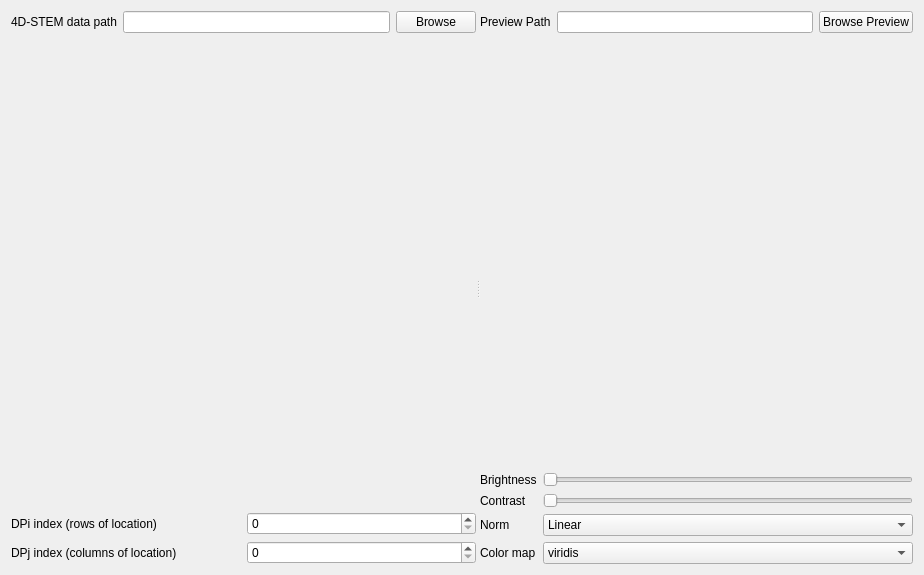
<?xml version="1.0" encoding="UTF-8"?>
<ui version="4.0">
 <class>Form</class>
 <widget class="QWidget" name="Form">
  <property name="geometry">
   <rect>
    <x>0</x>
    <y>0</y>
    <width>924</width>
    <height>575</height>
   </rect>
  </property>
  <property name="windowTitle">
   <string>Form</string>
  </property>
  <layout class="QVBoxLayout" name="verticalLayout_5">
   <item>
    <widget class="QSplitter" name="splitter">
     <property name="orientation">
      <enum>Qt::Horizontal</enum>
     </property>
     <widget class="QWidget" name="layoutWidget">
      <layout class="QVBoxLayout" name="verticalLayout_3" stretch="0,1,0">
       <item>
        <layout class="QHBoxLayout" name="horizontalLayout">
         <item>
          <widget class="QLabel" name="label">
           <property name="text">
            <string>4D-STEM data path</string>
           </property>
          </widget>
         </item>
         <item>
          <widget class="QLineEdit" name="lineEdit_data_path"/>
         </item>
         <item>
          <widget class="QPushButton" name="pushButton_browse">
           <property name="text">
            <string>Browse</string>
           </property>
          </widget>
         </item>
        </layout>
       </item>
       <item>
        <widget class="WidgetPlotDP" name="widget_dp" native="true"/>
       </item>
       <item>
        <layout class="QHBoxLayout" name="horizontalLayout_3">
         <item>
          <layout class="QVBoxLayout" name="verticalLayout">
           <item>
            <widget class="QLabel" name="label_2">
             <property name="text">
              <string>DPi index (rows of location)</string>
             </property>
            </widget>
           </item>
           <item>
            <widget class="QLabel" name="label_3">
             <property name="text">
              <string>DPj index (columns of location)</string>
             </property>
            </widget>
           </item>
          </layout>
         </item>
         <item>
          <layout class="QVBoxLayout" name="verticalLayout_2">
           <item>
            <widget class="QSpinBox" name="spinBox_scan_ii"/>
           </item>
           <item>
            <widget class="QSpinBox" name="spinBox_scan_jj"/>
           </item>
          </layout>
         </item>
        </layout>
       </item>
      </layout>
     </widget>
     <widget class="QWidget" name="">
      <layout class="QVBoxLayout" name="verticalLayout_4" stretch="0,1,0">
       <item>
        <layout class="QHBoxLayout" name="horizontalLayout_4">
         <item>
          <widget class="QLabel" name="label_4">
           <property name="text">
            <string>Preview Path</string>
           </property>
          </widget>
         </item>
         <item>
          <widget class="QLineEdit" name="lineEdit_preview_path"/>
         </item>
         <item>
          <widget class="QPushButton" name="pushButton_browse_preview">
           <property name="text">
            <string>Browse Preview</string>
           </property>
          </widget>
         </item>
        </layout>
       </item>
       <item>
        <widget class="WidgetPlotPreview" name="widget_preview" native="true"/>
       </item>
       <item>
        <layout class="QGridLayout" name="gridLayout">
         <item row="0" column="0">
          <widget class="QLabel" name="label_5">
           <property name="text">
            <string>Brightness</string>
           </property>
          </widget>
         </item>
         <item row="0" column="1">
          <widget class="QSlider" name="horizontalSlider_brightness">
           <property name="orientation">
            <enum>Qt::Horizontal</enum>
           </property>
          </widget>
         </item>
         <item row="1" column="0">
          <widget class="QLabel" name="label_6">
           <property name="text">
            <string>Contrast</string>
           </property>
          </widget>
         </item>
         <item row="1" column="1">
          <widget class="QSlider" name="horizontalSlider_contrast">
           <property name="orientation">
            <enum>Qt::Horizontal</enum>
           </property>
          </widget>
         </item>
         <item row="2" column="0">
          <widget class="QLabel" name="label_7">
           <property name="text">
            <string>Norm</string>
           </property>
          </widget>
         </item>
         <item row="2" column="1">
          <widget class="QComboBox" name="comboBox_normalize">
           <item>
            <property name="text">
             <string>Linear</string>
            </property>
           </item>
           <item>
            <property name="text">
             <string>Logarithm</string>
            </property>
           </item>
          </widget>
         </item>
         <item row="3" column="0">
          <widget class="QLabel" name="label_8">
           <property name="text">
            <string>Color map</string>
           </property>
          </widget>
         </item>
         <item row="3" column="1">
          <widget class="QComboBox" name="comboBox_colormap">
           <item>
            <property name="text">
             <string>viridis</string>
            </property>
           </item>
           <item>
            <property name="text">
             <string>plasma</string>
            </property>
           </item>
           <item>
            <property name="text">
             <string>gray</string>
            </property>
           </item>
           <item>
            <property name="text">
             <string>RdYlBu</string>
            </property>
           </item>
           <item>
            <property name="text">
             <string>twilight</string>
            </property>
           </item>
           <item>
            <property name="text">
             <string>hsv</string>
            </property>
           </item>
           <item>
            <property name="text">
             <string>jet</string>
            </property>
           </item>
           <item>
            <property name="text">
             <string>Others</string>
            </property>
           </item>
          </widget>
         </item>
        </layout>
       </item>
      </layout>
     </widget>
    </widget>
   </item>
  </layout>
 </widget>
 <customwidgets>
  <customwidget>
   <class>WidgetPlotDP</class>
   <extends>QWidget</extends>
   <header>bin.Widgets.WidgetPlots.h</header>
   <container>1</container>
  </customwidget>
  <customwidget>
   <class>WidgetPlotPreview</class>
   <extends>QWidget</extends>
   <header>bin.Widgets.WidgetPlots.h</header>
   <container>1</container>
  </customwidget>
 </customwidgets>
 <resources/>
 <connections/>
</ui>
